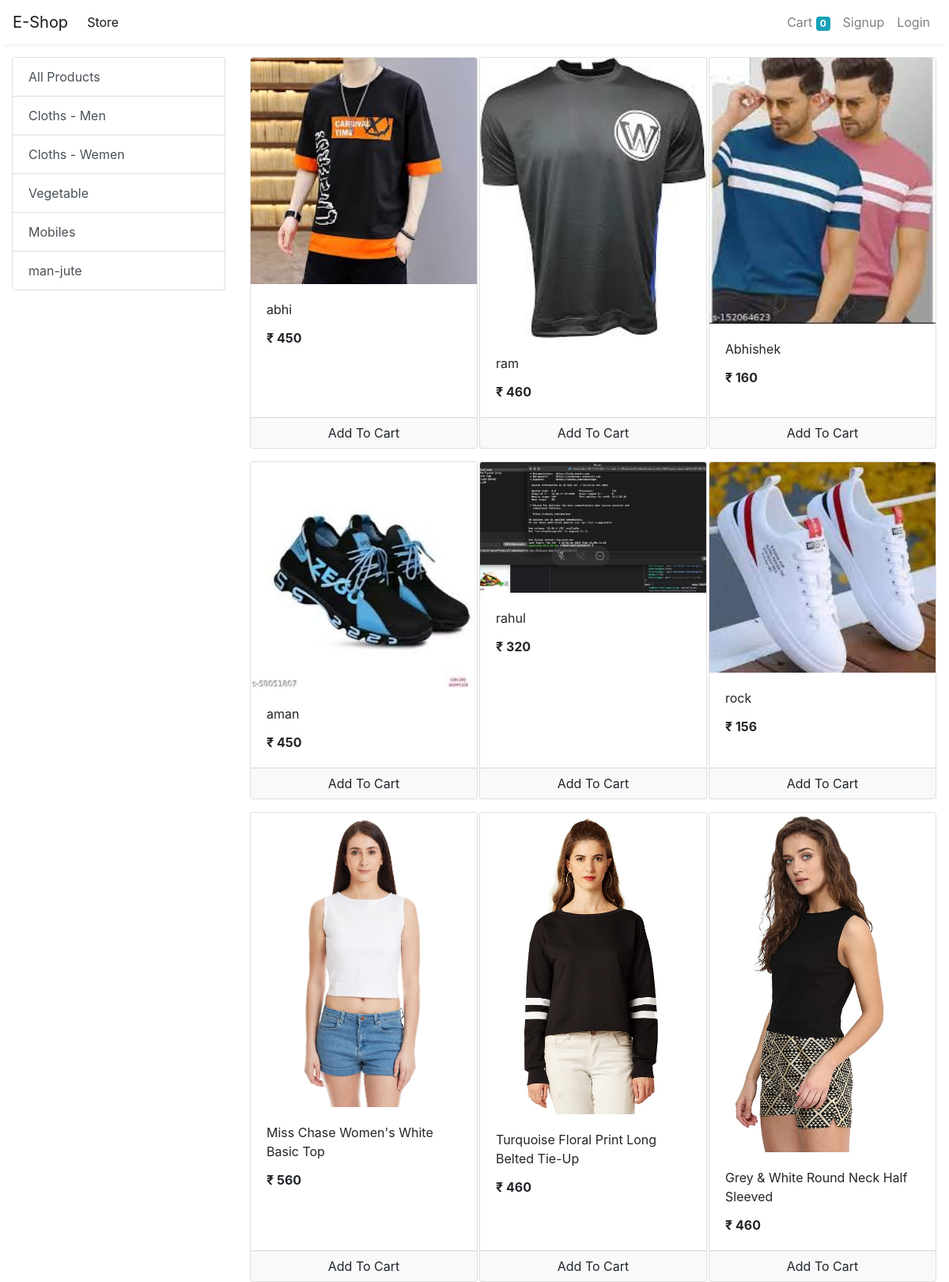
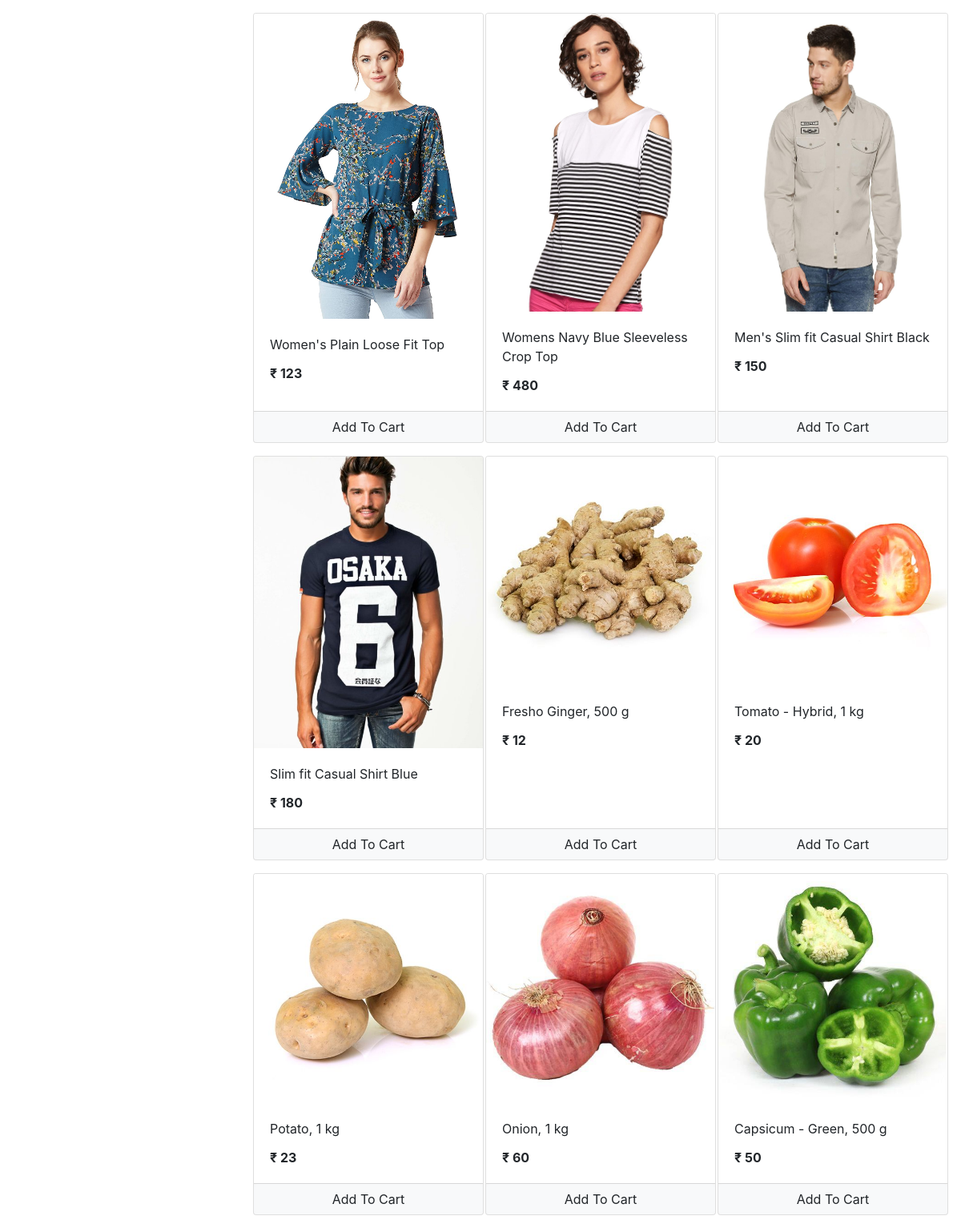
The app's page /store with its own data (2 pictures, top to bottom).
### store/models/category.py (models this page shows, shortened)
class Category(models.Model):
    name = models.CharField(max_length=20)
    @staticmethod
    def get_all_categories():
        return Category.objects.all()

### store/models/product.py (models this page shows, shortened)
class Product(models.Model):
    name = models.CharField(max_length=50)
    price = models.IntegerField(default=0)
    category = models.ForeignKey(Category, on_delete=models.CASCADE, default=1)
    description = models.CharField(max_length=200, default='' , null=True , blank=True)
    image = models.ImageField(upload_to='uploads/products/')
    @staticmethod
    def get_all_products():
        return Product.objects.all()

### store/views/home.py (the view)
# urls.py: path('' , include('store.urls'))
def store(request):
    cart = request.session.get('cart')
    if not cart:
        request.session['cart'] = {}
    products = None
    categories = Category.get_all_categories()
    categoryID = request.GET.get('category')
    if categoryID:
        products = Product.get_all_products_by_categoryid(categoryID)
    else:
        products = Product.get_all_products();
    data = {}
    data['products'] = products
    data['categories'] = categories
    print('you are : ', request.session.get('email'))
    return render(request, 'index.html', data)

### store/templatetags/cart.py (called while the page is built)
@register.filter(name='is_in_cart')
def is_in_cart(product  , cart):
    keys = cart.keys()
    for id in keys:
        if int(id) == product.id:
            return True
    return False;

### store/templatetags/custom_filter.py (called while the page is built)
@register.filter(name='currency')
def currency(number):
    return "₹ "+str(number)

### store/templates/index.html (shortened to what this page needs)
{% extends 'base.html' %}
{% block content %}
{% load cart %}
{% load custom_filter %}
<div class="container-fluid mt-3">
	<div class="row">
		<div class="col-lg-3 mx-auto">
			<div class="list-group">
				<a href="/" class="list-group-item list-group-item-action">All Products</a>
				{% for category in categories %}
				<a href="/?category={{category.id}}"
					class="list-group-item list-group-item-action">{{category.name}}</a>
				{% endfor %}
			</div>
		</div>
		<div id='products' class="col-lg-9 mx-auto">
			<div class="row mx-auto">
				{% for product in products %}
				<div class="card mx-auto mb-3" id={{product.id}} style="width: 18rem;">
					<img class="card-img-top" src="{{product.image.url}}" alt="Card image cap">
					<div class="card-body">
						<p class="card-title">{{product.name}}</p>
						<p class="card-text"><b>{{product.price|currency}}</b></p>
					</div>
					<div class="card-footer p-0 no-gutters">
						{% if product|is_in_cart:request.session.cart %}
						<div class="row no-gutters">
							<form action="/#{{product.id}}" class="col-2 " method="post">
								{% csrf_token %}
								<input hidden type="text" name='product' value='{{product.id}}'>
								<input hidden type="text" name='remove' value='True'>
								<input type="submit" value=" - " class="btn btn-block btn-light border-right">
							</form>
							<div class="text-center col">{{product|cart_quantity:request.session.cart}} in Cart</div>
							<form action="/#{{product.id}}" class="col-2 " method="post">
								{% csrf_token %}
								<input hidden type="text" name='product' value='{{product.id}}'>
								<input type="submit" value=" + " class="btn btn-block btn-light border-left">
							</form>
						</div>
						{% else %}
						<form action="/#{{product.id}}" method="POST" class="btn-block">
							<input type="submit" class="float-right btn btn-light  form-control"
								value="Add To Cart">
						</form>
						{% endif %}
					</div>
				</div>
				{% endfor %}
			</div>
		</div>
	</div>
</div>
{% endblock %}

### store/templates/base.html (shortened to what this page needs)
<!doctype html>
<html lang="en">
<head>
  <link rel="stylesheet" href="https://maxcdn.bootstrapcdn.com/bootstrap/4.0.0/css/bootstrap.min.css"
>
</head>
<body>
  <nav class="one-edge-shadow
  sticky-top navbar
  navbar-expand-lg
   navbar-light bg-white">
    <a class="navbar-brand" href="/">E-Shop</a>
    <div class="collapse navbar-collapse" id="navbarSupportedContent">
      <ul class="navbar-nav mr-auto">
        <li class="nav-item active">
          <a class="nav-link" href="/store">Store <span class="sr-only">(current)</span></a>
        </li>
      </ul>
      <ul class=" navbar-nav my-2 my-lg-0">
        <li class="nav-item ">
          <a class="nav-link" href="/cart">Cart
            <span class="badge badge-info">{{request.session.cart.keys|length}}</span>
            <span class="sr-only">(current)</span></a>
        </li>
        {% if request.session.customer %}
        <li class="nav-item ">
          <a class="nav-link" href="/orders">Orders<span class="sr-only">(current)</span></a>
        </li>
        <li class="nav-item ">
          <a class="nav-link" href="/logout">Logout<span class="sr-only">(current)</span></a>
        </li>
        {% else %}
        <li class="nav-item ">
          <a class="nav-link" href="/signup">Signup<span class="sr-only">(current)</span></a>
        </li>
        <li class="nav-item ">
          <a class="nav-link" href="/login">Login<span class="sr-only">(current)</span></a>
        </li>
        {% endif %}
      </ul>
    </div>
  </nav>
    {% block content %}{% endblock %}
</body>
</html>

### store/templates/base.html (style rules this page uses)
nav { background-color: white; }
.one-edge-shadow { box-shadow: 0 8px 2px -5px rgb(246, 245, 245); }

### records on screen
Category: name "Cloths - Men"
Category: name "Cloths - Wemen"
Category: name "Vegetable"
Category: name "Mobiles"
Category: name "man-jute"
Product: {{ product.id }} 1 (drawn), image (picture), name "abhi", price "₹ 450"
Product: image (picture), name "ram", price "₹ 460"
Product: image (picture), name "Abhishek", price "₹ 160"
Product: image (picture), name "aman", price "₹ 450"
Product: image (picture), name "rahul", price "₹ 320"
Product: image (picture), name "rock", price "₹ 156"
Product: image (picture), name "Miss Chase Women's White Basic Top", price "₹ 560"
Product: image (picture), name "Turquoise Floral Print Long Belted Tie-Up", price "₹ 460"
Product: image (picture), name "Grey & White Round Neck Half Sleeved", price "₹ 460"
Product: image (picture), name "Women's Plain Loose Fit Top", price "₹ 123"
Product: image (picture), name "Womens Navy Blue Sleeveless Crop Top", price "₹ 480"
Product: image (picture), name "Men's Slim fit Casual Shirt Black", price "₹ 150"
Product: image (picture), name "Slim fit Casual Shirt Blue", price "₹ 180"
Product: image (picture), name "Fresho Ginger, 500 g", price "₹ 12"
Product: image (picture), name "Tomato - Hybrid, 1 kg", price "₹ 20"
Product: image (picture), name "Potato, 1 kg", price "₹ 23"
Product: image (picture), name "Onion, 1 kg", price "₹ 60"
Product: {{ product.id }} 18 (drawn), image (picture), name "Capsicum - Green, 500 g", price "₹ 50"

### other values on screen
{{ request.session.cart.keys|length }} "0"
